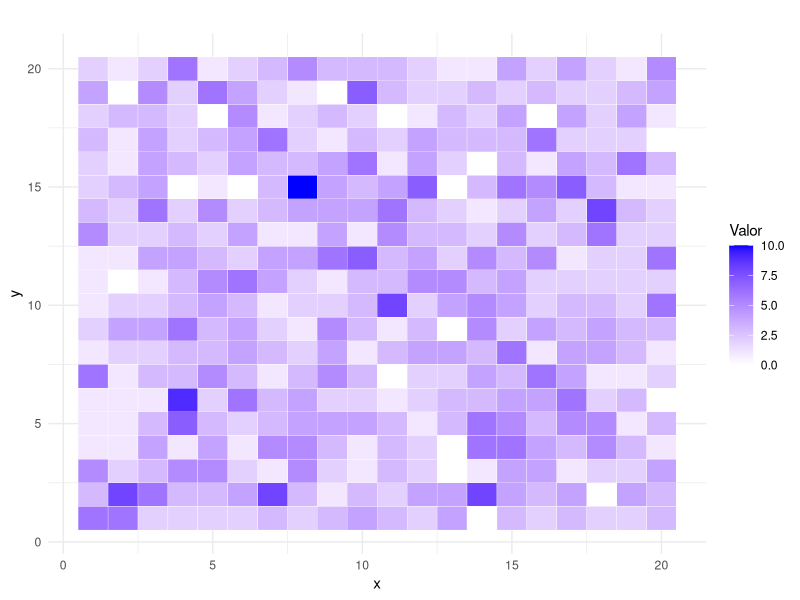
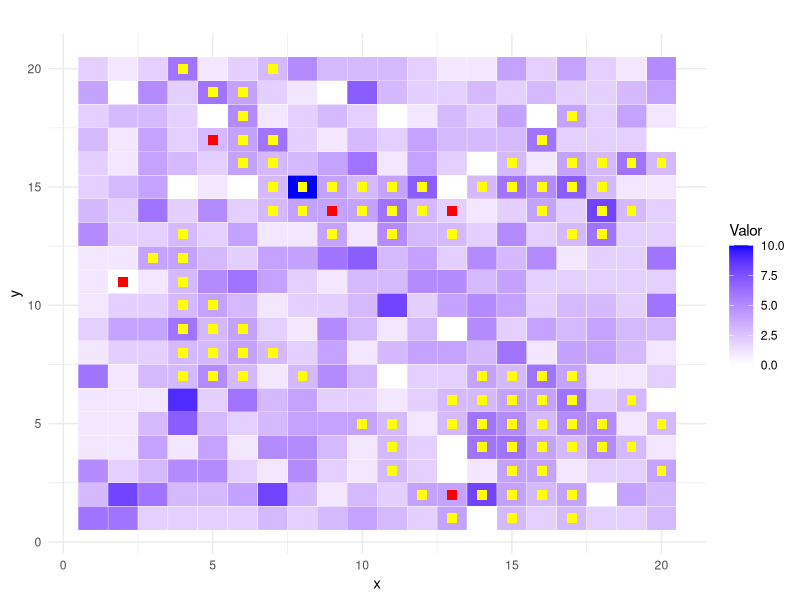
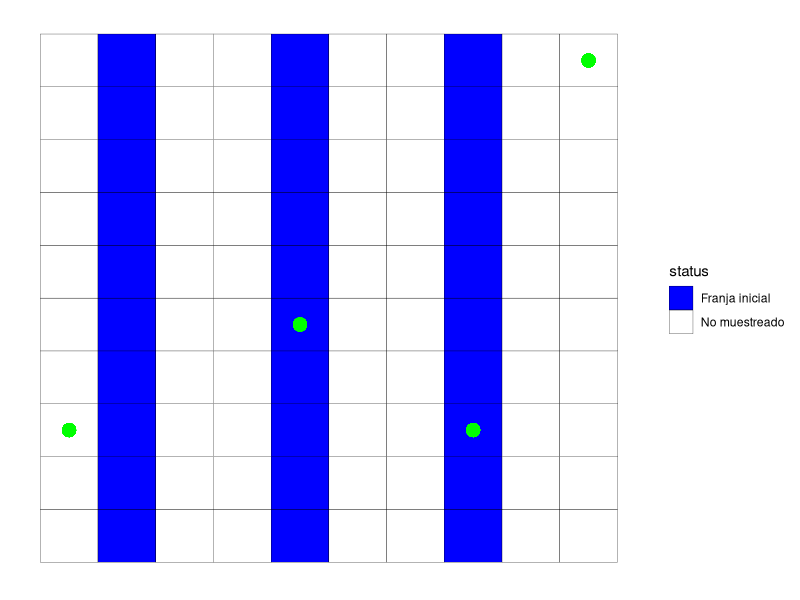
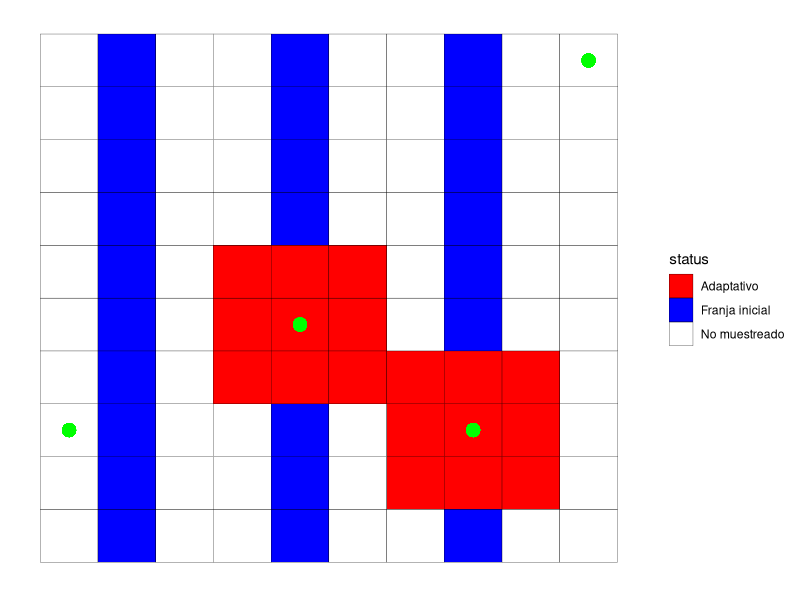
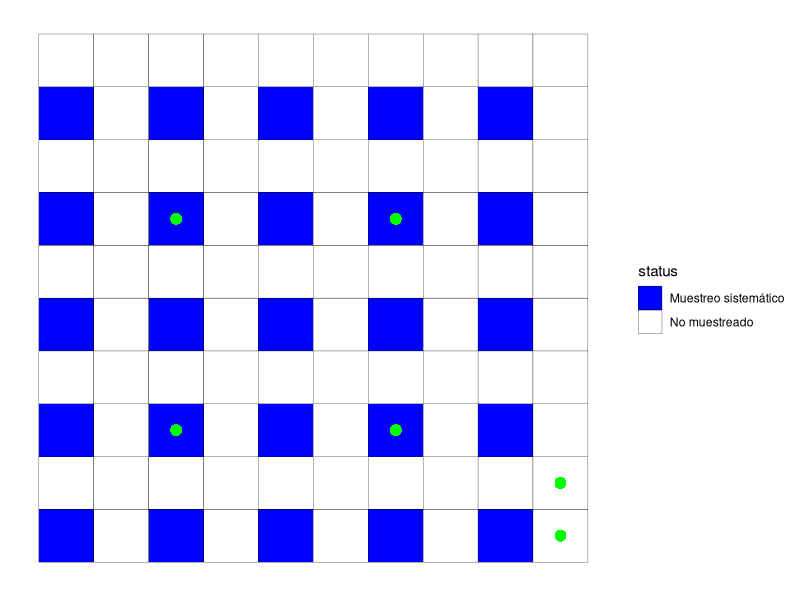
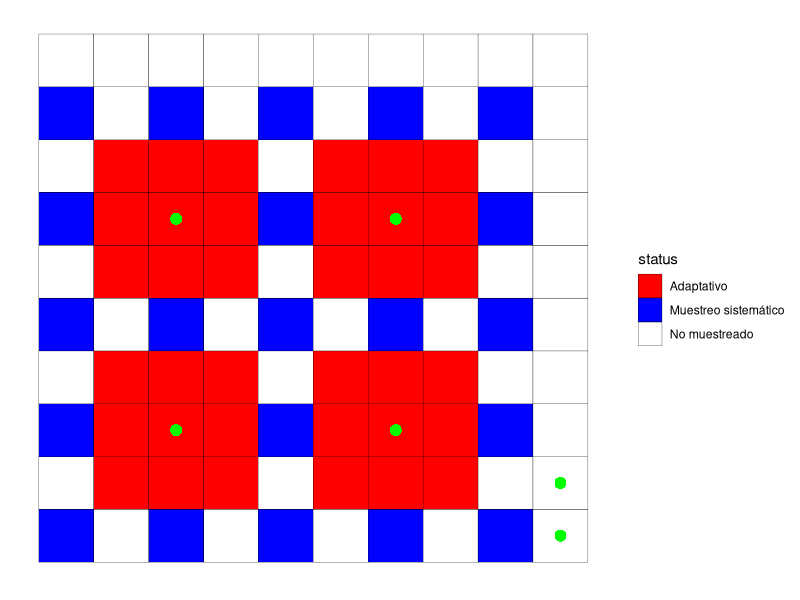

Recreate these plots in R, in order.
## ---- chunk 1
#| echo: false
#| message: false
#| warning: false

library(dplyr)
library(tidyr)
library(ggplot2)
library(knitr)
library(kableExtra)
## ---- chunk 2
#| echo: false

set.seed(321)

grid_size <- 20 # Tamaño de la cuadrícula (10x10)

population <- expand.grid(x = 1:grid_size, y = 1:grid_size) %>%
  mutate(value = rpois(n = nrow(.), lambda = 3))


## ---- chunk 3
#| echo: false
#| fig-cap: "Población en clusters"
#| label: fig-ejem2pop

ggplot(population, aes(x, y)) +
  geom_tile(aes(fill = value), color = "white") +
  #geom_point(data = final_sample, aes(x, y), color = "red", size = 2) +
  scale_fill_gradient(low = "white", high = "blue") +
  labs(title = "",
       fill = "Valor")+
  theme_minimal()
## ---- chunk 4
#| echo: true

n1 <- 5          # Tamaño inicial de la muestra
C <- 2    # Umbral adaptativo: expandir si value > C

neighbors <- function(x, y) {
  # Función para encontrar vecinos contiguos
  expand.grid(x = c(x - 1, x, x + 1), y = c(y - 1, y, y + 1)) %>%
    filter(!(x == x[1] & y == y[1])) %>% # Excluir la unidad central
    filter(x > 0 & y > 0 & x <= grid_size & y <= grid_size)
}

initial_sample <- population %>%
  sample_n(n1) %>%
  mutate(sampled = TRUE)

## ---- chunk 5
#| echo: true

# Implementar expansión adaptativa
adaptive_sampling <- function(initial_sample, population, C) {
  sampled_units <- initial_sample
  
  while (TRUE) {
    # Buscar vecinos de las unidades ya muestreadas que no han sido visitadas
    new_units <- sampled_units %>%
      filter(sampled) %>%
      rowwise() %>%
      do(neighbors(.$x, .$y)) %>%
      ungroup() %>%
      distinct() %>%
      left_join(population, by = c("x", "y")) %>%
      filter(!x %in% sampled_units$x | !y %in% sampled_units$y) # Evitar duplicados
    
    # Agregar a la muestra aquellos que cumplen el criterio C
    new_sampled <- new_units %>%
      filter(value > C) %>%
      mutate(sampled = TRUE)
    
    # Si no hay nuevas unidades que expandir, terminamos
    if (nrow(new_sampled) == 0) break
    
    sampled_units <- bind_rows(sampled_units, new_sampled)
  }
  
  return(sampled_units)
}

final_sample <- adaptive_sampling(initial_sample, population, C)
## ---- chunk 6
#| echo: false
#| fig-cap: "Muestreo Adaptativo de Clusters"
#| label: fig-ejem2sampling

#Unidades iniciales en rojo
#Unidades escogidas adaptativamente están en amarillo
ggplot(population, aes(x, y)) +
  geom_tile(aes(fill = value), color = "white") +
  geom_point(data = final_sample, aes(x, y), 
             # Unidades finale
             color = "yellow", size = 3, shape = 15) +
  geom_point(data = initial_sample, aes(x, y), 
             # Unidades iniciales
             color = "red", size = 3, shape = 15) + 
  scale_fill_gradient(low = "white", high = "blue") +
  labs(title = "",
       fill = "Valor") +
  theme_minimal()

## ---- chunk 7
#| echo: true

# Identificar redes únicas
final_sample <- final_sample %>%
  group_by(network = cumsum(sampled))


# Identificar redes únicas
final_sample <- final_sample %>%
  group_by(network) %>%
  mutate(network_size = n()) %>%  # Tamaño de cada red (m_i)
  ungroup()

# Calcular w_i (promedio dentro de cada red)
omega <- final_sample %>%
  group_by(network) %>%
  summarize(omega_i = mean(value), .groups = "drop")

# Paso 3: Calcular estimador de la media (mu_hat)
mu_hat <- mean(omega$omega_i)

# Calcular estimador de la varianza de la media
# Primero, necesitamos el tamaño de la población y la muestra
N <- nrow(population)          # Total de unidades en la población
n <- length(unique(final_sample$network))  # Total de redes muestreadas

# Calcular la varianza estimada (var_hat_mu)
var_hat_mu <- ((N - n) / (N * n * (n - 1))) * sum((omega$omega_i - mu_hat)^2)

# Mostrar resultados
cat("Estimador de la media (mu_hat):", mu_hat, "\n")
cat("Estimador de la varianza (var_hat_mu):", var_hat_mu, "\n")
## ---- chunk 8
#| echo: false
#| tbl-cap: "Datos de la Simulación (Ejemplo 3)."
#| label: tbl-ejem4simdata

data <- read.csv("resultados_ejemplo3.csv")

data |>
    kable(col.names = c("$m_i$", "$y_i$", "$\\omega_i$"), align = "ccc")
## ---- chunk 9
#| echo: false
#| tbl-cap: "Datos Obtenidos de la Simulación (Ejemplo 4)."
#| label: tbl-ejem4

data <- read.csv("DatosEjemplo4.csv", encoding="UTF-8")

data |>
    kable(col.names = c("Red", "No. Nodos Válidos", "Casos", "$\\omega_i$"), 
          align = "cccc")

n = 25
N = 100

mean.casos <- sum(data[4]) / n
var.casos <- (N- n) /(N * n * (N-1)) * sum((data[4] - mean.casos)^2)
## ---- chunk 10
#| echo: false
#| fig-cap: "Muestreo inicial en franjas"

#Tamaño del área
n_filas <- 10
n_columnas <- 10

# Crear una grilla base
grid <- expand.grid(x = 1:n_columnas, y = 1:n_filas)
grid$status <- "No muestreado"  # Inicialmente todo sin muestrear

# Definir franjas iniciales (elegir franjas al azar)
franjas_iniciales <- c(2, 5, 8)  # Elegir columnas (puedes variar)
grid$status[grid$x %in% franjas_iniciales] <- "Franja inicial"


# Visualización
ggplot(grid, aes(x = x, y = y)) +
  geom_tile(aes(fill = status), color = "black", show.legend = TRUE) +
  geom_point(x = 5, y = 5, color = "green", size = 4)+
  geom_point(x = 8, y = 3, color = "green", size = 4)+
  geom_point(x = 1, y = 3, color = "green", size = 4)+
  geom_point(x = 10, y = 10, color = "green", size = 4)+
  scale_fill_manual(values = c("No muestreado" = "white", 
                               "Franja inicial" = "blue")) +
  theme_minimal() +
  theme(panel.grid = element_blank(),
        axis.text = element_blank(),
        axis.title = element_blank())

## ---- chunk 11
#| echo: false
#| fig-cap: "Proceso adaptativo de muestreo en franjas"


# Simular detección adaptativa

# Añadimos vecinos alrededor de ciertos puntos muestreados
detectados <- cbind(x = c(5, 8), y = c(5, 3))  # Coordenadas detectadas
for (i in seq_len(nrow(detectados))) {
  x <- detectados[i, "x"]
  y <- detectados[i, "y"]
  grid$status[grid$x %in% (x - 1):(x + 1) & grid$y %in% (y - 1):(y + 1)] <- "Adaptativo"
}

# Visualización
ggplot(grid, aes(x = x, y = y)) +
  geom_tile(aes(fill = status), color = "black", show.legend = TRUE) +
  geom_point(x = 5, y = 5, color = "green", size = 4)+
  geom_point(x = 8, y = 3, color = "green", size = 4)+
  geom_point(x = 1, y = 3, color = "green", size = 4)+
  geom_point(x = 10, y = 10, color = "green", size = 4)+
  scale_fill_manual(values = c("No muestreado" = "white", 
                               "Franja inicial" = "blue", 
                               "Adaptativo" = "red")) +
  theme_minimal() +
  theme(    panel.grid = element_blank(),
        axis.text = element_blank(),
        axis.title = element_blank())

## ---- chunk 12
#| echo: false
#| fig-cap: "Muestreo inicial en sistemático"


####Sistemático

# Tamaño de la cuadrícula
n_filas <- 10
n_columnas <- 10

# Crear la grilla base
grid <- expand.grid(x = 1:n_columnas, y = 1:n_filas)
grid$status <- "No muestreado"  # Inicialmente, todo está sin muestrear

# Definir puntos sistemáticos (cada 2 columnas y 2 filas, por ejemplo)
grid$status[grid$x %% 2 == 1 & grid$y %% 2 == 1] <- "Muestreo sistemático"


ggplot(grid, aes(x = x, y = y)) +
  geom_tile(aes(fill = status), color = "black", show.legend = TRUE) +
  geom_point(x = 3, y = 7, color = "green", size = 3)+
  geom_point(x = 3, y = 3, color = "green", size = 3)+
  geom_point(x = 7, y = 7, color = "green", size = 3)+
  geom_point(x = 7, y = 3, color = "green", size = 3)+
  geom_point(x = 10, y = 1, color = "green", size = 3)+
  geom_point(x = 10, y = 2, color = "green", size = 3)+
  scale_fill_manual(values = c("No muestreado" = "white", 
                               "Muestreo sistemático" = "blue")) +
  theme_minimal() +
  theme(panel.grid = element_blank(),
        axis.text = element_blank(),
        axis.title = element_blank())

## ---- chunk 13
#| echo: false
#| fig-cap: "Proceso adaptativo en muestreo sistemático"

# Simular detección adaptativa: expander muestreo alrededor de ciertos puntos
# Seleccionamos algunos puntos detectados como "interesantes"
detectados <- grid[grid$status == "Muestreo sistemático" & grid$x %in% c(3, 7) & grid$y %in% c(3, 7), ]

for (i in seq_len(nrow(detectados))) {
  x <- detectados$x[i]
  y <- detectados$y[i]
  grid$status[grid$x %in% (x - 1):(x + 1) & grid$y %in% (y - 1):(y + 1)] <- "Adaptativo"
}

# Visualización del muestreo sistemático y adaptativo
ggplot(grid, aes(x = x, y = y)) +
  geom_tile(aes(fill = status), color = "black", show.legend = TRUE) +
  geom_point(x = 3, y = 7, color = "green", size = 3)+
  geom_point(x = 3, y = 3, color = "green", size = 3)+
  geom_point(x = 7, y = 7, color = "green", size = 3)+
  geom_point(x = 7, y = 3, color = "green", size = 3)+
  geom_point(x = 10, y = 1, color = "green", size = 3)+
  geom_point(x = 10, y = 2, color = "green", size = 3)+
  scale_fill_manual(values = c("No muestreado" = "white", 
                               "Muestreo sistemático" = "blue", 
                               "Adaptativo" = "red")) +
  theme_minimal() +
  theme(panel.grid = element_blank(),
        axis.text = element_blank(),
        axis.title = element_blank())
